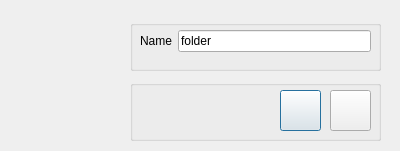
<?xml version="1.0" encoding="UTF-8"?>
<ui version="4.0">
 <class>FrmAddFolder</class>
 <widget class="QDialog" name="FrmAddFolder">
  <property name="geometry">
   <rect>
    <x>0</x>
    <y>0</y>
    <width>400</width>
    <height>151</height>
   </rect>
  </property>
  <property name="windowTitle">
   <string>Dialog</string>
  </property>
  <widget class="QLabel" name="label">
   <property name="geometry">
    <rect>
     <x>10</x>
     <y>10</y>
     <width>111</width>
     <height>101</height>
    </rect>
   </property>
   <property name="text">
    <string/>
   </property>
   <property name="pixmap">
    <pixmap resource="icons.qrc">:/icons/icons/addFolderBig.png</pixmap>
   </property>
  </widget>
  <widget class="QGroupBox" name="groupBox">
   <property name="geometry">
    <rect>
     <x>130</x>
     <y>20</y>
     <width>251</width>
     <height>51</height>
    </rect>
   </property>
   <property name="title">
    <string/>
   </property>
   <widget class="QWidget" name="formLayoutWidget">
    <property name="geometry">
     <rect>
      <x>10</x>
      <y>10</y>
      <width>231</width>
      <height>31</height>
     </rect>
    </property>
    <layout class="QFormLayout" name="formLayout">
     <item row="0" column="0">
      <widget class="QLabel" name="label_2">
       <property name="text">
        <string>Name</string>
       </property>
      </widget>
     </item>
     <item row="0" column="1">
      <widget class="QLineEdit" name="txtFolderName">
       <property name="text">
        <string>folder</string>
       </property>
      </widget>
     </item>
    </layout>
   </widget>
  </widget>
  <widget class="QGroupBox" name="groupBox_2">
   <property name="geometry">
    <rect>
     <x>130</x>
     <y>80</y>
     <width>251</width>
     <height>61</height>
    </rect>
   </property>
   <property name="title">
    <string/>
   </property>
   <widget class="QPushButton" name="btnOk">
    <property name="geometry">
     <rect>
      <x>150</x>
      <y>10</y>
      <width>41</width>
      <height>41</height>
     </rect>
    </property>
    <property name="text">
     <string/>
    </property>
    <property name="icon">
     <iconset resource="icons.qrc">
      <normaloff>:/icons/icons/ok.png</normaloff>:/icons/icons/ok.png</iconset>
    </property>
    <property name="iconSize">
     <size>
      <width>32</width>
      <height>32</height>
     </size>
    </property>
   </widget>
   <widget class="QPushButton" name="btnCancel">
    <property name="geometry">
     <rect>
      <x>200</x>
      <y>10</y>
      <width>41</width>
      <height>41</height>
     </rect>
    </property>
    <property name="text">
     <string/>
    </property>
    <property name="icon">
     <iconset resource="icons.qrc">
      <normaloff>:/icons/icons/cancel.png</normaloff>:/icons/icons/cancel.png</iconset>
    </property>
    <property name="iconSize">
     <size>
      <width>32</width>
      <height>32</height>
     </size>
    </property>
   </widget>
  </widget>
 </widget>
 <tabstops>
  <tabstop>txtFolderName</tabstop>
  <tabstop>btnOk</tabstop>
  <tabstop>btnCancel</tabstop>
 </tabstops>
 <resources>
  <include location="icons.qrc"/>
 </resources>
 <connections/>
</ui>
